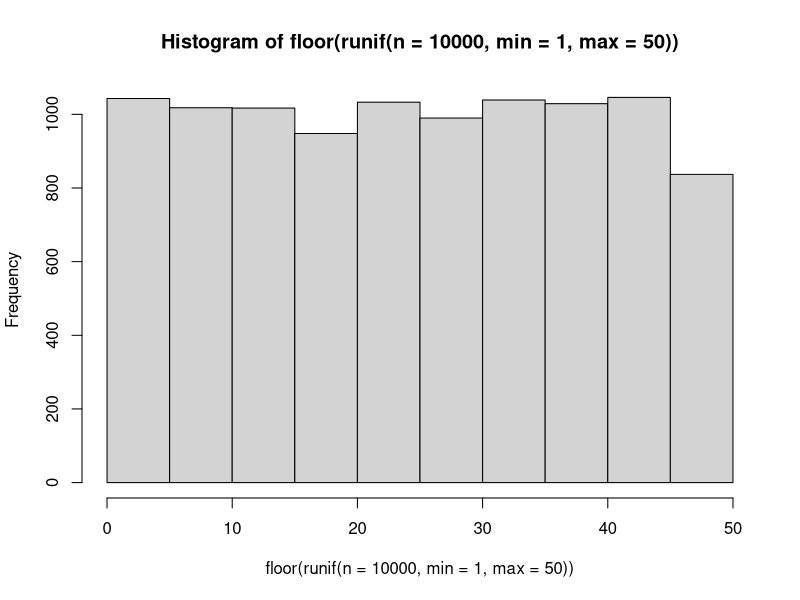
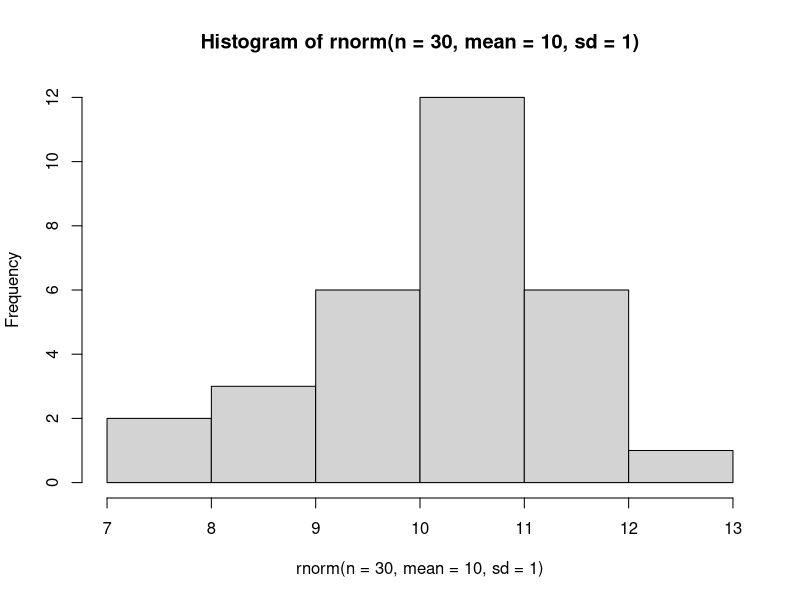
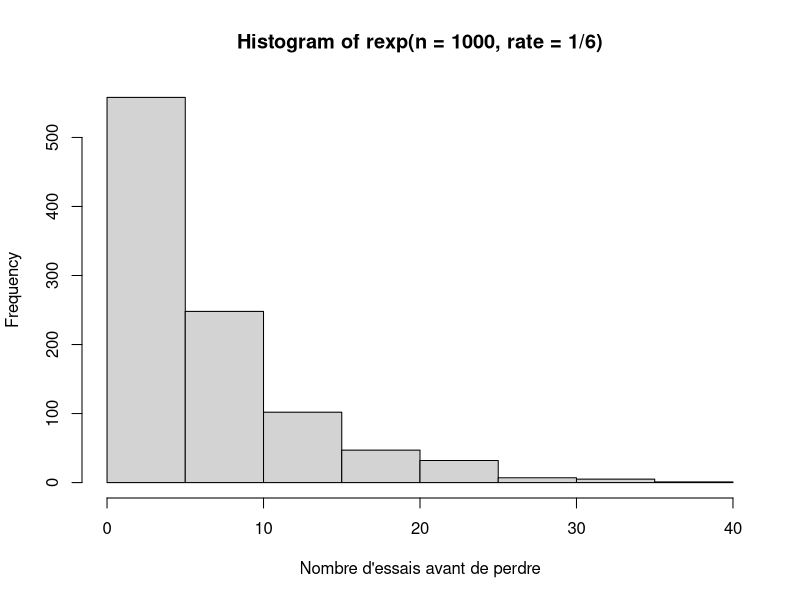
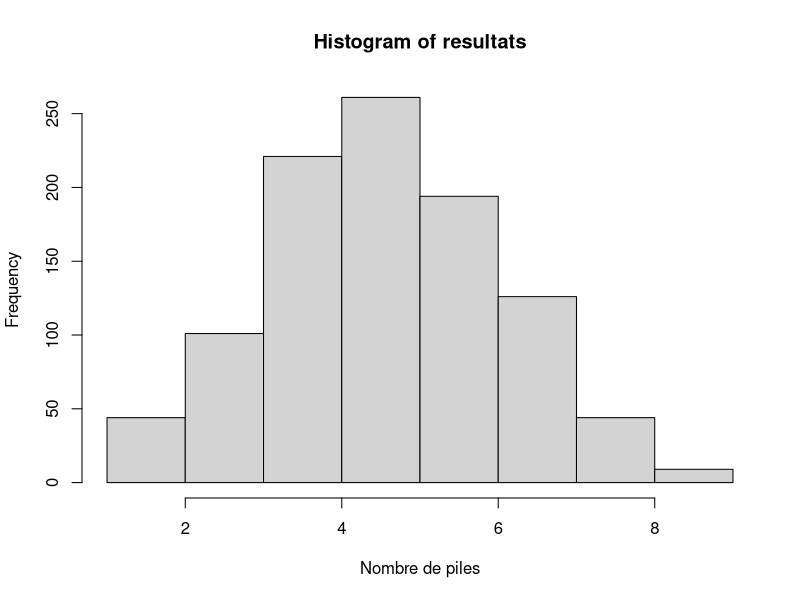
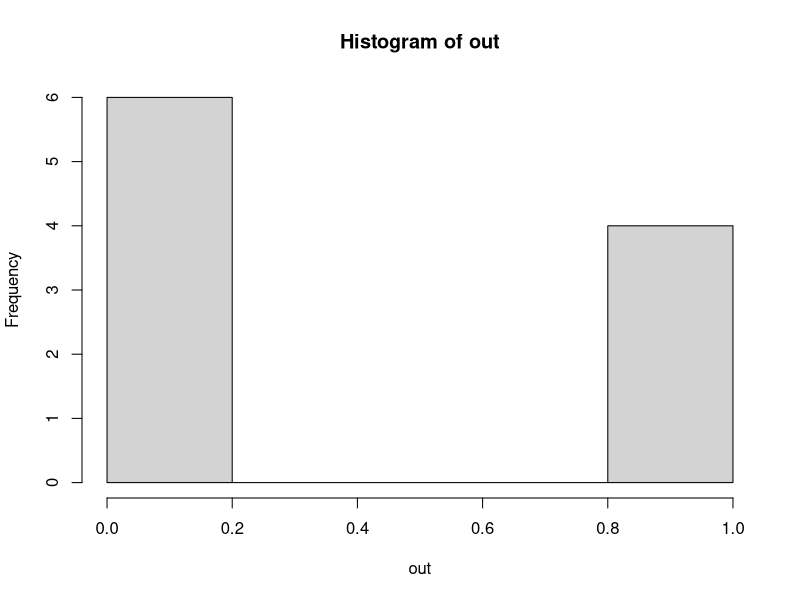
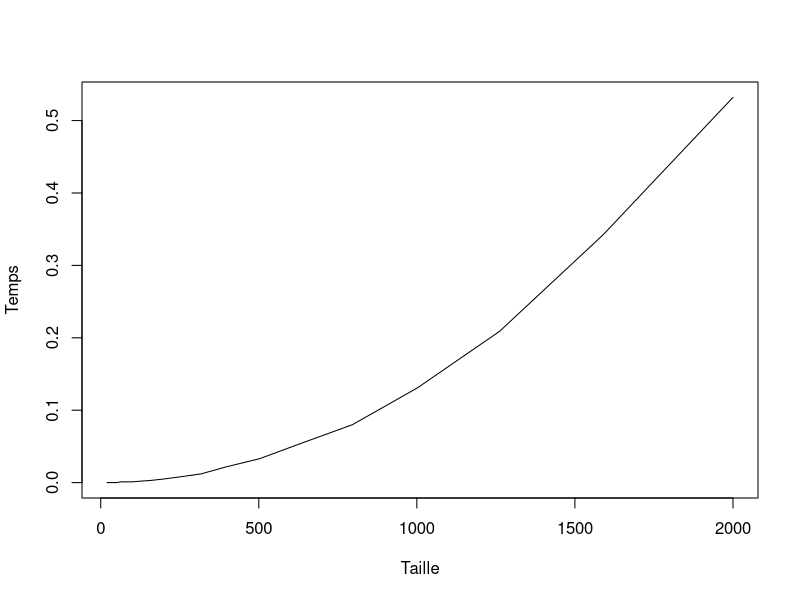

The R source for these figures, in order:
## ---- chunk 1
valeurs <- c("2", "3", "4", "5", "6", "7", "8", "9", "10", "valet", "reine", "roi", "as")
couleurs <- rep(c("pique", "trèfle", "carreau", "coeur"), each = 13)
cartes <- paste(valeurs, "-", couleurs)
tirage <- function(n, cartes) {
    sample(x = cartes, size = n, replace = FALSE)
}
tirage(3, cartes)
## ---- chunk 2
hist(floor(runif(n = 10000, min = 1,
  max = 50)))
## ---- chunk 3
set.seed(2)
## ---- chunk 4
hist(rnorm(n = 30, mean = 10, sd = 1))
## ---- chunk 5
rbinom(n = 10, size = 1, prob = 0.5)
## ---- chunk 6
rmultinom(n = 3, size = 1,
  prob = rep(1/6, 6))
## ---- chunk 7
hist(rexp(n = 1000, rate = 1/6), xlab =
  "Nombre d'essais avant de perdre")
## ---- chunk 8
tirages <- rbinom(n = 10, size = 1, prob = 0.5)
tirages
sum(tirages)
## ---- chunk 9
resultats <- c()
for (i in 1:1000) {
  tirages <- rbinom(n = 10, size = 1, prob = 0.5)
  resultats <- c(resultats, sum(tirages))
}
## ---- chunk 10
hist(resultats, xlab = "Nombre de piles")
## ---- chunk 11
resultats <- c()
for (i in 1:1000) {
  set.seed(123)
  tirages <- rbinom(n = 10, size = 1, prob = 0.5)
  resultats <- c(resultats, sum(tirages))
}
## ---- chunk 12
summary(resultats, xlab = "Nombre de piles")
## ---- chunk 13
set.seed(1)
out <- numeric(10)
for (i in 1:10) {
   out[i] <- rbinom(n = 1, size = 1, prob = 0.55)
}
hist(out)
## ---- chunk 14
etats <- c("gauche", "ligne droite", "doite")
p <- c(0.25, 0.5, 0.25)
sum(p)

# On utilise cumsum pour calculer la probabilité cumulative
cump <- cumsum(p)
cump
## ---- chunk 15
alea <- runif(1, 0 , 1)
alea
n_etats = 3; i <- 1; plus_petit <- FALSE
while(plus_petit == FALSE) {
    if(alea < cump[i]) {
        decision <- etats[i]
        plus_petit <- TRUE
    }
    else {
        i = i + 1
    }
}
decision
## ---- chunk 16
tirage <- function(etats, p) {
    res <- rmultinom(n=1, size=1, prob=p)
    etats[which(res==1)]
}

etats <- c("A", "B", "C", "D", "E")
p <- c(0.1, 0.2, 0.3, 0.2, 0.2)

tirage(etats, p)
## ---- chunk 17
tri = function(x){
	# Calcul de la dimension du vecteur
	taille = length(x)
	ordre = "NON"
	# Boucle qui tourne jusqu'à ce que tout soit en ordre
	while(ordre == "NON") {
		ordre = "OUI"
		# Boucle qui passe tous les éléments en paires
		for(i in 1:(taille-1)) {
			if(x[i+1] < x[i]) {
				# Inversion des deux lettres
				x[c(i,i+1)] = x[c(i+1,i)]
				# Comme un changement a été fait, l'ordre
				# n'est pas encore garanti
				ordre = "NON"
			}
		}
	}
	return(x)
}
## ---- chunk 18
x <- runif(1000)
identical(sort(x), tri(x))
system.time(sort(x))
system.time(tri(x))
## ---- chunk 19
n = 2*10^seq(1,3,0.1)
res <- numeric(length(n))
for(i in 1:length(res)) {
	x <- runif(n[i])
	res[i] <- system.time(tri(x))[3]
}
plot(n, res, type = "l", xlab = "Taille", ylab = "Temps")
## ---- chunk 20
f1 <- function(x) {
	taille <- length(x)
	x2 <- numeric(taille)
	for(i in 1:taille) {
    if(x[i] < 0.5) {
      x2[i] <- 1
    }
  }
}
f2 <- function(x) {
	x2 <- x * 0
	x2[x < 0.5] <- 1
}
## ---- chunk 21
x <- runif(1000000)
system.time(f1(x))
system.time(f2(x))
## ---- chunk 22
f1 <- function(x) {
	res <- numeric(ncol(x))
	for(j in 1:ncol(x)) {
		for(i in 1:nrow(x)){
			res[x] <- res[j] + x[i,j]
		}
	}
}
X <- matrix(runif(100 * 100),
  nr=100, nc=100)
## ---- chunk 23
system.time(rowSums(X))
system.time(apply(X,2,sum))
system.time(f1(X))
## ---- chunk 24
head(read.csv2("donnees/quadrats.txt"))
